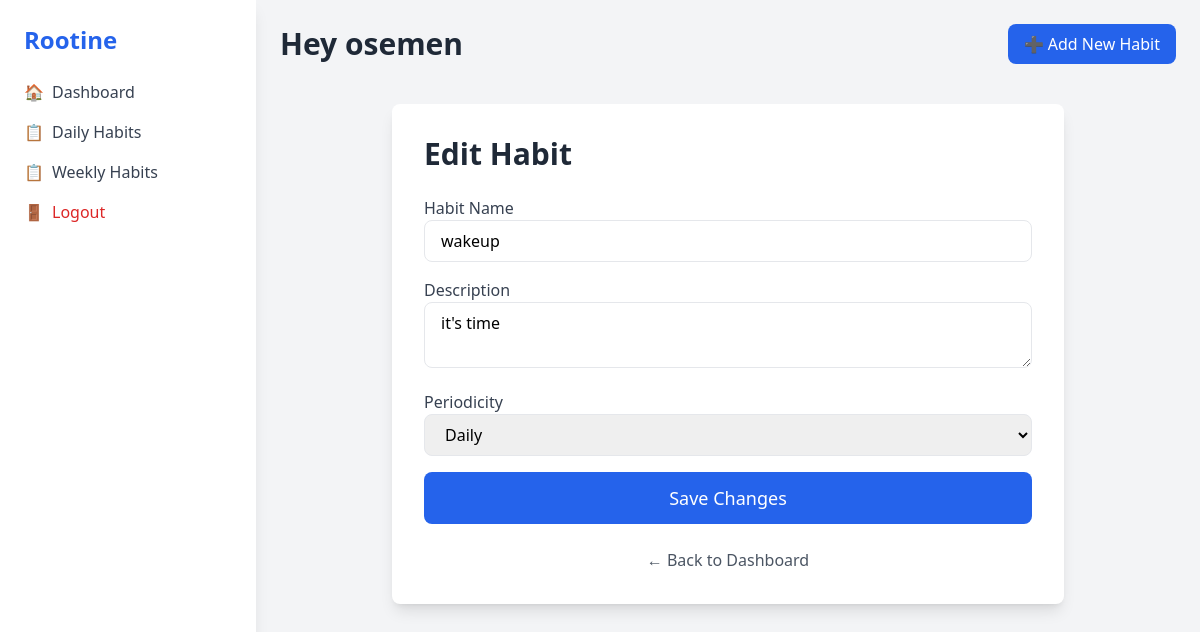
Before: /habit/edit/5/ (signed in) with the older database file.
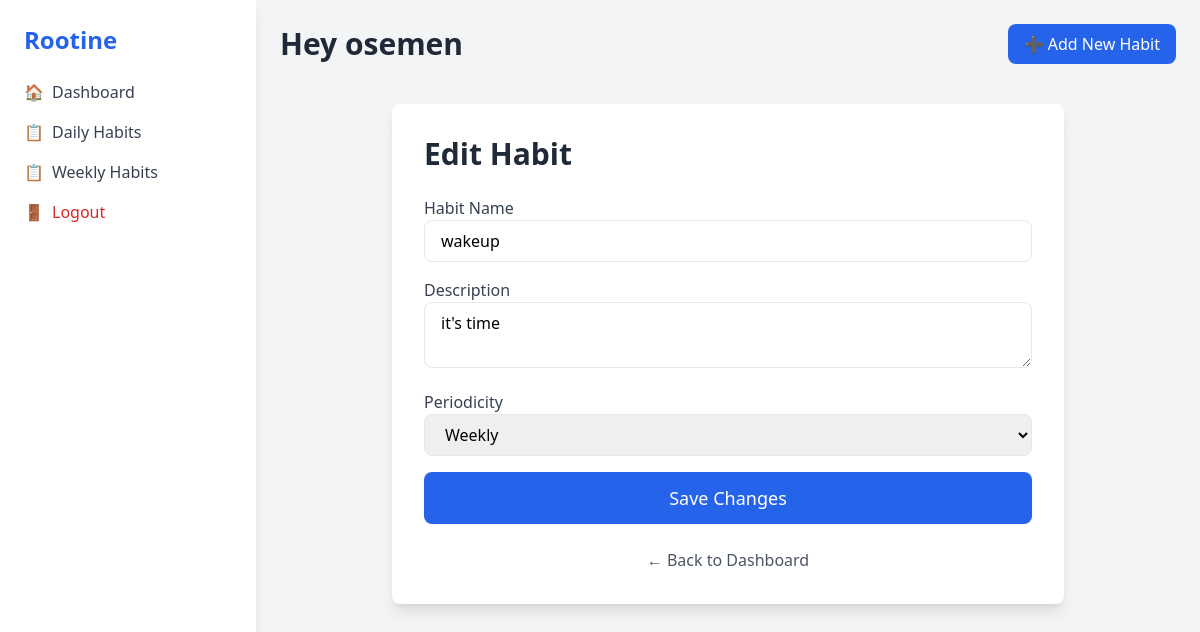
After: the same page with the newer database file.
### habit/models.py (models this page shows, shortened)
class Habit(models.Model):
    PERIODICITY = [
        ("daily", "Daily"),
        ("weekly", "Weekly")
    ]
    name = models.CharField(max_length=255, unique=True)
    description = models.TextField(max_length= 1000)
    user = models.ForeignKey(User, on_delete=models.CASCADE)
    periodicity = models.CharField(max_length=10, choices=PERIODICITY)
    created_at = models.DateTimeField(auto_now_add=True)
    updated_at = models.DateTimeField(auto_now=True)

### habit/views.py (the view)
# urls.py: path('habit/edit/<int:pk>/', views.HabitUpdateView.as_view(), name='edit_habit'),
class HabitUpdateView(LoginRequiredMixin, UpdateView):
    model = Habit
    template_name = "edit_habit.html"
    success_url = reverse_lazy("dashboard")
    fields = ["name", "description", "periodicity"]
    def get_object(self, queryset=None):
        return Habit.objects.get(pk=self.kwargs['pk'])

### templates/edit_habit.html (shortened to what this page needs)
{% extends 'base.html' %}
{% load static %}
{% block content %}
<div class="max-w-2xl mx-auto bg-white p-8 rounded-lg shadow-lg mt-10">
    <h1 class="text-3xl font-bold text-gray-800 mb-6">Edit Habit</h1>
    <form method="POST" class="space-y-4">
        <div>
            <label for="id_name" class="block text-gray-700 font-medium">Habit Name</label>
            <input type="text" name="name" id="id_name" value="{{ habit.name }}" placeholder="Enter habit name"
                class="w-full px-4 py-2 border rounded-lg focus:outline-none focus:ring-2 focus:ring-blue-400" required>
        </div>
        <div>
            <label for="id_description" class="block text-gray-700 font-medium">Description</label>
            <textarea name="description" id="id_description" placeholder="Describe your habit"
                class="w-full px-4 py-2 border rounded-lg focus:outline-none focus:ring-2 focus:ring-blue-400" required>{{ habit.description }}</textarea>
        </div>
        <div>
            <label for="id_periodicity" class="block text-gray-700 font-medium">Periodicity</label>
            <select name="periodicity" id="id_periodicity"
                class="w-full px-4 py-2 border rounded-lg focus:outline-none focus:ring-2 focus:ring-blue-400">
                <option value="daily" {% if habit.periodicity == 'daily' %}selected{% endif %}>Daily</option>
                <option value="weekly" {% if habit.periodicity == 'weekly' %}selected{% endif %}>Weekly</option>
            </select>
        </div>
        <button type="submit"
            class="w-full bg-blue-600 text-white py-3 rounded-lg hover:bg-blue-700 text-lg">
            Save Changes
        </button>
    </form>
    <div class="mt-6 text-center">
        <a href="{% url 'dashboard' %}" class="text-gray-600 hover:text-blue-600">← Back to Dashboard</a>
    </div>
</div>
{% endblock content %}

Changed rows visible on the page:
changed Habit "wakeup": periodicity "Daily" → "Weekly"
